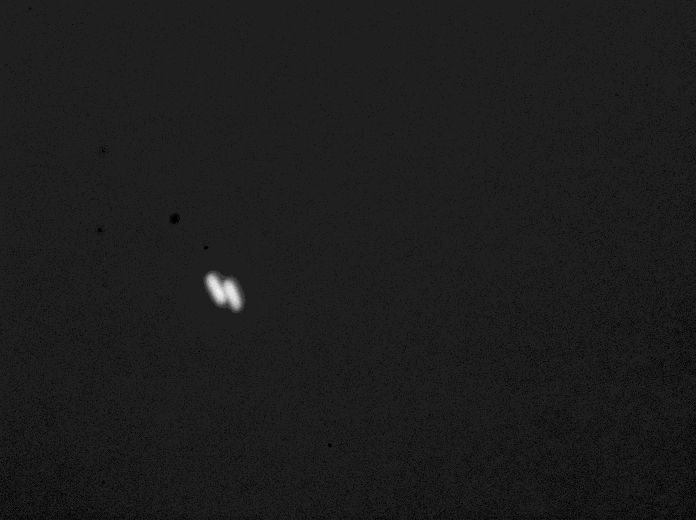
#> input picture reference_notebooks/example.png, 1392 x 1040 px (shown at 1/2 size)
$ jupyter execute thresholding.ipynb
#> lines starting #> are read from the running program, lines starting #| are printed output that depends on the picture; after the words box and inside, x2 and y2 are one past the last pixel; in counts of white or black regions, pixels touching at a corner belong together
[cell 1]
import matplotlib.pyplot as plt
from skimage import data
from skimage import filters
from skimage import exposure
import imageio
import numpy as np

[cell 2]
# Load our example files
example_file = 'example.png'

[cell 3]
input_image = imageio.imread(example_file)
#> input_image is the input picture: shape (1040, 1392) uint16; min 824, max 2967, mean 1065.8
val = filters.threshold_otsu(input_image)
#> val = 1689

hist, bins_center = exposure.histogram(input_image)
#> hist = 2144 values, max 20101 at index 232, min 0 at index 1, mean 675.2; bins_center = 2144 values from 824 to 2967

plt.figure(figsize=(9, 4))
plt.subplot(131)
plt.imshow(
    input_image,
    cmap='gray',
    interpolation='nearest',
)
thresholded_array = input_image < val
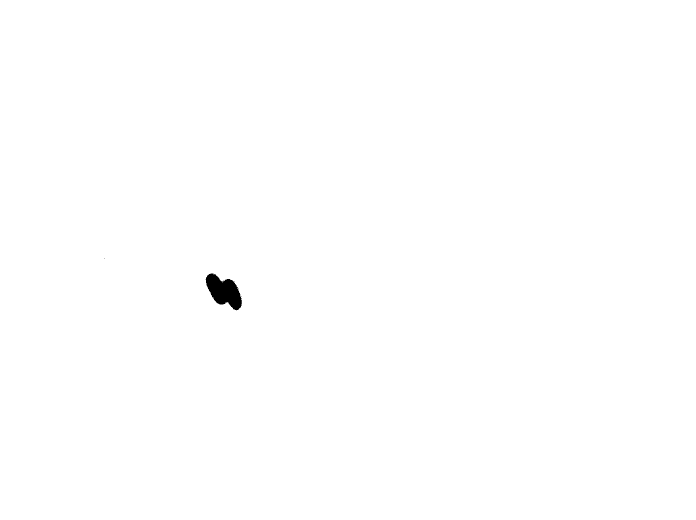
#> thresholded_array: shape (1040, 1392) bool (shown at 1/2 size); 99.8% white; 2 black regions (1 under 20 px), largest, box (x1, y1, x2, y2) and area: (411, 547, 484, 621) 3166
thresholded_array = np.logical_not(thresholded_array)
plt.axis('off')
plt.subplot(132)
plt.imshow(
    thresholded_array,
    cmap='gray',
    interpolation='nearest',
)
np.clip(input_image, 1689, 1690)
plt.axis('off')
plt.subplot(133)
plt.plot(bins_center, hist, lw=2)
plt.axvline(val, color='k', ls='--')

plt.show()
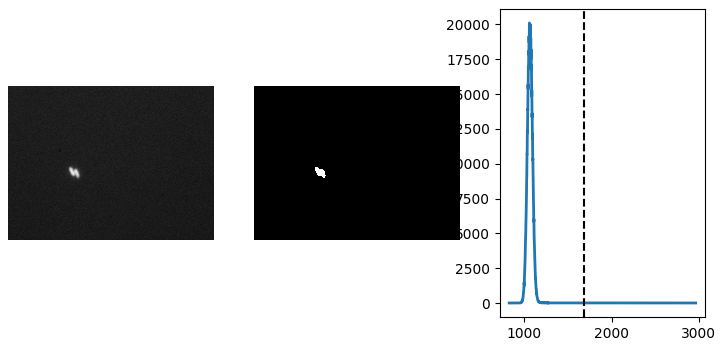
#> figure drawn by matplotlib, 3 panels; panel 3: curve peaks at x = 1056, y = 20101
